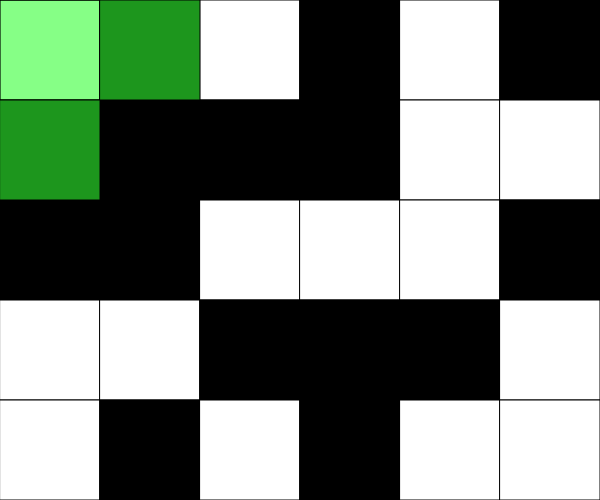
Frame 1 (no input)
Frame 60 (no input): identical to frame 1, image omitted
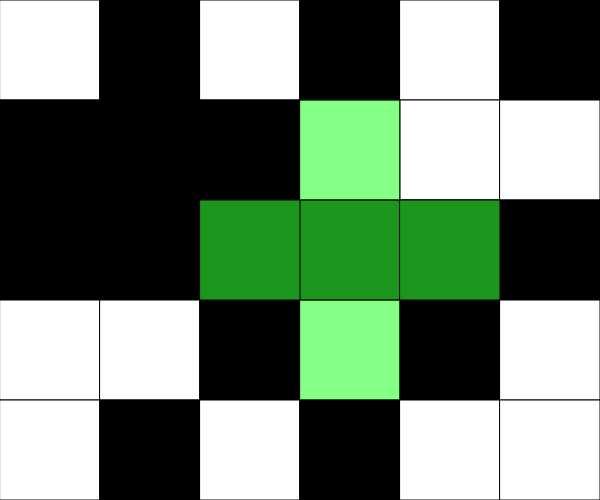
Frame 120 (the mouse pressed at the canvas centre since frame 60)

The p5.js sketch that drew these frames (run headless with seeded random() and noise() and a simulated clock; from frame 60 on, the mouse is pressed at the canvas centre):

// p5.js sketch
// ── sketch.js
// Puzzle Game
// Miki Hoang
// April 20, 2026
// A small puzzle game where users must flip the tiles on the given board to turn all of them the same colour! The spacebar can also be used to switch the cursor and flip pattern.
// Who knew a bunch of black and white squares could be so interesting?

// 0 (black)   255 (white)

function setup() {
  createCanvas(cols*tileSize, rows*tileSize);
  randomize();
}

// ---------------- GLOBAL VARIABLES -----------------
let grid = [
  [0,   0,   0,   255,  0,  255],
  [255, 0, 255,   0,    255,  0],
  [0,   0,   0,   0,    0,  255],
  [255, 255, 255, 255,  255,  0],
  [0,   255, 0,   0,    0,  255]
];

let rows = grid.length;
let cols = grid[0].length;
let tileSize = 100;
let pattern = "Cross";
// -----------------------------------------------------

function flip(x,y){ // Switches the colour of the target tiles
  if(grid[y][x] === 0){
    grid[y][x] = 255;
  }
  else{
    grid[y][x] = 0;
  }
}

function mousePressed(){

  let x = getCurrentX();
  let y = getCurrentY();

  if(mouseX < width && mouseY < height && keyIsDown(SHIFT)){ // Only does a flip if the mouse is on the canvas
    flip(x, y); // Flips a single tile
  }
  else if(mouseX < width && mouseY < height){
    flip(x, y); // Always flips the main target tile
if(pattern === "Cross"){ // If the cursor pattern is a cross, flip the cardinal (NSEW) neighbours of the main target tile if they exist
  if(y-1 >= 0){ // NORTH
    flip(x, y-1);
  }
  if(y+1 <= 4){ // SOUTH
    flip(x, y+1);
  }
  if(x+1 <= 5){ // EAST
    flip(x+1, y);
  }
  if(x-1 >= 0){ // WEST
    flip(x-1, y);
  }
}
else{ // Flips tiles in a square pattern instead
  if(y+1 <= 4){ // SOUTH
    flip(x, y+1);
  }

  if(x+1 <= 5){ // EAST
    flip(x+1, y);
  }
  if(y+1 <= 4 && x+1 <= 5){ // SOUTH-EAST
    flip(x+1, y+1);
  }
  }
  } 
}

function renderGrid(){ // Inteprets the data stored in the 2D array (grid) and draws a matrix of squares to reflect it
  for(let y = 0; y < rows; y++){ // y: 0 1 2 3 4 5 6
    for(let x = 0; x < cols; x++){ // x: 0 1 2 3 4 5
      let fillColor = grid[y][x];
      fill(fillColor);
      square(x*tileSize, y*tileSize, tileSize);
    }
  }
}

function getCurrentX(){ // Determines the current column position of the mouse
  let constrainedX = constrain(mouseX, 0, width-1);
  return floor(constrainedX / tileSize);
}

function getCurrentY(){ // Determines the current row position of the mouse
  let constrainedY = constrain(mouseY, 0, height-1);
  return floor(constrainedY / tileSize);
}

function randomize(){ // Generates a random board arrangement every time the game is loaded
  for(let y = 0; y < rows; y++){
    for(let x = 0; x < cols; x++){
      grid[y][x] = random([0, 255]);
    }
  }
}

function checkWin(){ // Cycles through every tile in the board to check if the colour of each matches the first tile
  let firstTile = grid[0][0];
  for(let y = 0; y < rows; y++){
    for(let x = 0; x < cols; x++){
      if(grid[y][x] != firstTile){
        return;
      }
    }
  }
  fill("Red");
  textSize(50);
  text("YOU WIN!!!", 175, 250);
}

function keyPressed(){ // Switches the cursor and flip pattern when the spacebar is pressed
  if(key === " "){
    if(pattern === "Cross"){
      pattern = "Square";
    }
    else{
      pattern = "Cross";
    }
  }
}

function overlay(){ // Determines the appearance of the cursor
  let x = getCurrentX();
  let y = getCurrentY();
  fill(50, 255, 50, 150);

  if(pattern === "Cross"){
    square(x*tileSize, y*tileSize, tileSize);
    square((x + 1)*tileSize, y*tileSize, tileSize);
    square((x - 1)*tileSize, y*tileSize, tileSize);
    square(x*tileSize, (y + 1)*tileSize, tileSize);
    square(x*tileSize, (y - 1)*tileSize, tileSize);
  }
  else{
    square(x*tileSize, y*tileSize, tileSize);
    square((x + 1)*tileSize, y*tileSize, tileSize);
    square((x + 1)*tileSize, (y + 1)*tileSize, tileSize);
    square(x*tileSize, (y + 1)*tileSize, tileSize);
  }
}

function draw() {
  background(220);
  renderGrid();
  overlay();
  checkWin();
  // textSize(20);
  // fill(255,0,0);
  // text(getCurrentX()+","+getCurrentY(),mouseX, mouseY);
}
